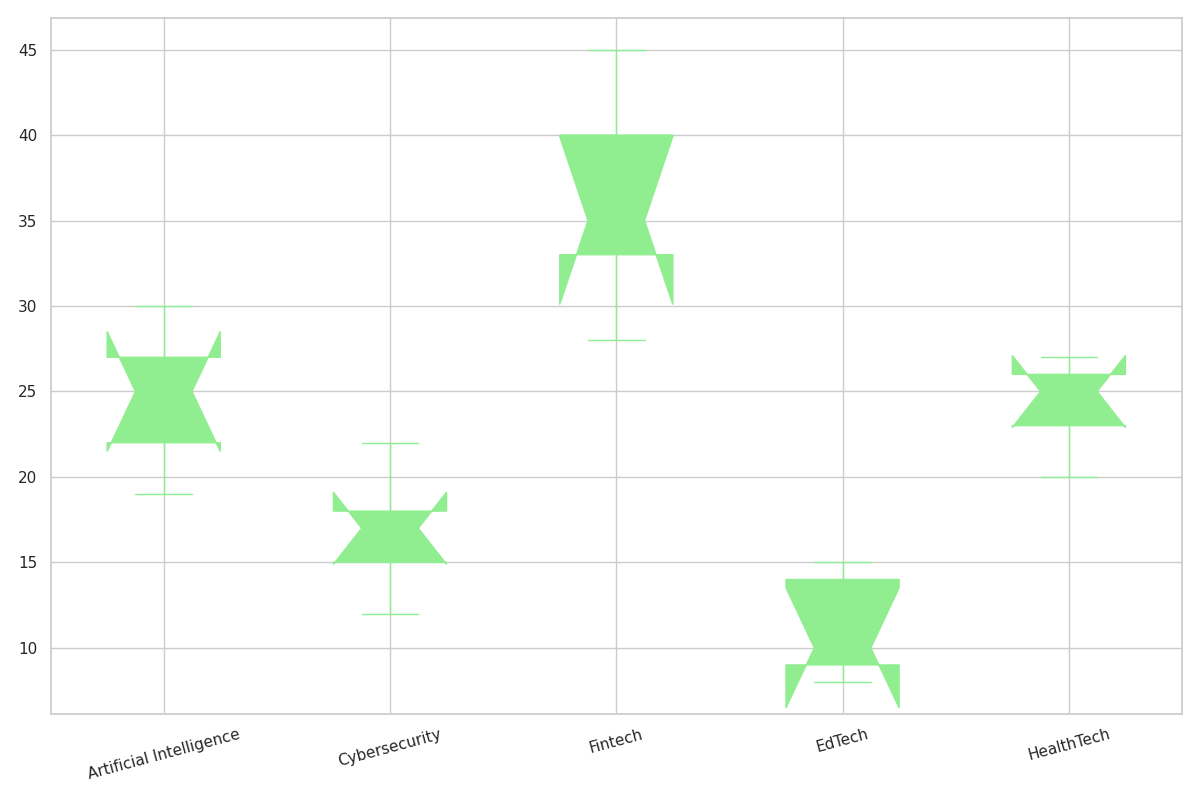

Generate this figure with Python:
import matplotlib.pyplot as plt

sectors = ['Artificial Intelligence', 'Cybersecurity', 'Fintech', 'EdTech', 'HealthTech']

ai_growth = [22, 27, 19, 25, 30]
cyber_growth = [12, 18, 15, 22, 17]
fintech_growth = [35, 28, 40, 33, 45]
edtech_growth = [8, 15, 10, 14, 9]
healthtech_growth = [25, 23, 20, 26, 27]

growth_data = [ai_growth, cyber_growth, fintech_growth, edtech_growth, healthtech_growth]

fig, ax = plt.subplots(figsize=(12, 8))

ax.boxplot(growth_data, vert=True, notch=True, patch_artist=True,
           labels=sectors,
           boxprops=dict(facecolor='lightgreen', color='lightgreen'),
           whiskerprops=dict(color='lightgreen'),
           capprops=dict(color='lightgreen'),
           medianprops=dict(color='lightgreen', linewidth=2),
           flierprops=dict(marker='o', color='lightgreen', markersize=8, alpha=0.5))

plt.xticks(rotation=15)
plt.tight_layout()

plt.show()
